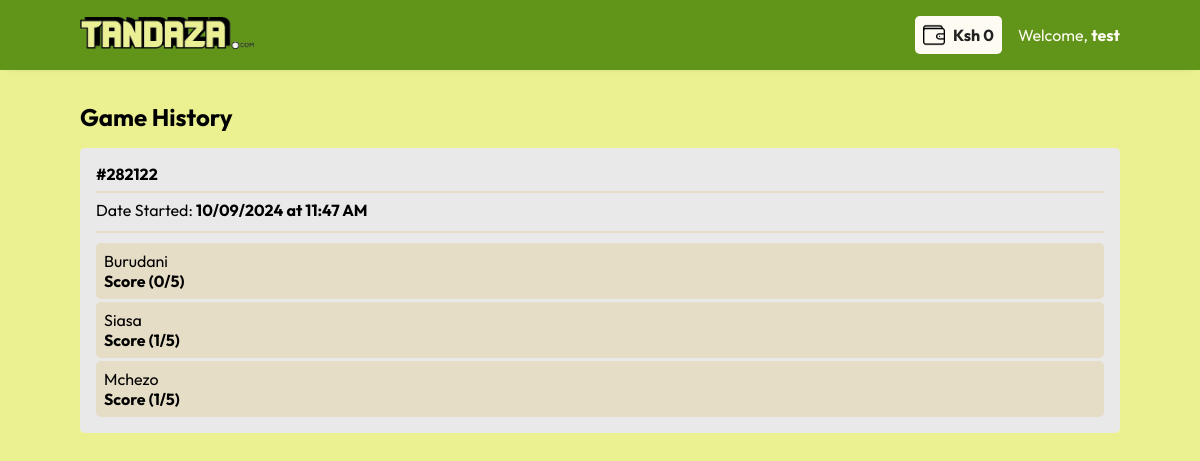
Screenshot of /history (signed in) with the database file from the repository.
### models.py (models this page shows, shortened)
class Users(db.Model, UserMixin):
  __tablename__ = "users"
  id = db.Column(db.Integer(), primary_key=True)
  username = db.Column(db.String(50), nullable=False)
  phone_number = db.Column(db.Integer(), nullable=False)
  password = db.Column(db.String(100), nullable=False)
  last_login = db.Column(db.DateTime())
  status = db.Column(db.Boolean(), default=False)
  wallet = db.Column(db.Integer, default=0)
  session = db.relationship("Session", backref="owner", lazy=True)
  payment = db.relationship("Payment", backref="user_payment", lazy=True)
  deposit = db.relationship("Deposit", backref="deposits", lazy=True)
  withdraw = db.relationship("Withdrawal", backref="withdrawals", lazy=True)
  @property
  def passwords(self):
    return self.passwords

class Session(db.Model):
  __tablename__ = "session"
  id = db.Column(db.Integer(), primary_key=True)
  unique_id = db.Column(db.Integer(), unique=True)
  date_started = db.Column(db.DateTime(), nullable=False)
  game = db.Column(db.Integer(), db.ForeignKey("games.id"))
  user = db.Column(db.Integer(), db.ForeignKey("users.id"))
  is_active = db.Column(db.Boolean(), default=True)
  rounds = db.relationship("Rounds", backref="round", lazy=True)

class Rounds(db.Model):
  __tablename__ = "rounds"
  id = db.Column(db.Integer(), primary_key=True)
  unique_id = db.Column(db.Integer(), unique=True)
  date_started = db.Column(db.DateTime())
  score = db.Column(db.Integer, default=0)
  session = db.Column(db.Integer(), db.ForeignKey("session.id"))
  game = db.Column(db.Integer(), db.ForeignKey("games.id"))
  is_active = db.Column(db.Boolean(), default=True)

class Games(db.Model):
  __tablename__ = "games"
  id = db.Column(db.Integer(), primary_key=True)
  name = db.Column(db.String(50), nullable=False)
  session = db.relationship("Session", backref="session_game_name", lazy=True)
  rounds = db.relationship("Rounds", backref="round_game", lazy=True)

### app.py (the view)
@app.route("/history")
@login_required
def history():
  sessions = Session.query.filter_by(user=current_user.id).all()
  rounds = Rounds.query.all()
  return render_template("history.html", sessions=sessions, rounds=rounds)

### app.py (called while the page is built)
@login_manager.user_loader
def load_user(user_id):
  try:
    return Users.query.filter_by(id=user_id).first()
  except Exception as e:
    flash(f"{repr(e)}", category="info")

@app.before_request
def app_modules():
  check_user_account_expiry()

def check_user_account_expiry():
  today = datetime.now()
  users = Users.query.all()
  for user in users:
    if user.last_login:
      diff = today - user.last_login
      diff_hours = diff.total_seconds() / 3600
      if int(diff_hours) > 24:
        user.status = False
        db.session.commit()

### templates/history.html (shortened to what this page needs)
{% extends "base.html" %}
{% block head %}
{{ super() }}
<link rel="stylesheet" href="{{ url_for('static', filename='css/history.css') }}">
{% endblock %}
{% block body %}
<div class="container">
  <h2>Game History</h2>
  <div class="game-box">
    {% for session in sessions|sort(attribute="date_started", reverse=true) %}
    <div class="game-info">
      <h4>#{{ session.unique_id }}</h4>
      <div class="game-details">
        <p>Date Started: <b>{{ session.date_started.strftime("%d/%m/%Y at %I:%M %p") }}</b></p>
        {% for round in rounds if round.session == session.id %}
        <div class="round-info">
          <p>{{ round.round_game.name }}</p>
          <h4>Score ({{ round.score }}/5)</h4>
        </div>
        {% endfor %}
      </div>
    </div>
    {% endfor %}
  </div>
</div>
{% endblock %}

### templates/base.html (shortened to what this page needs)
<!DOCTYPE html>
<html lang="en">
{% block head %}
<head>
  <link rel="stylesheet" href="{{ url_for('static', filename='css/base.css') }}">
</head>
{% endblock %}
<body>
  <header>
    <div class="logo">
      <a href="{{ url_for('home') }}">
        <img id="logo" src="{{ url_for('static', filename='images/logo.png') }}" alt="tandaza-logo">
      </a>
    </div>
    {% if current_user.is_authenticated %}
    <div class="account">
      <a href="{{ url_for('wallet') }}">
        <div class="wallet">
          <img src="{{ url_for('static', filename='images/wallet.png') }}" alt="">
          <h4>Ksh 0</h4>
        </div>
      </a>
      <div class="account-box">
        <p>Welcome, <b>{{ current_user.username }}</b></p>
      </div>
    </div>
    {% else %}
    <div class="links">
      <a href="{{ url_for('signup') }}">Sign Up</a>
      <a href="{{ url_for('signin') }}">Sign In</a>
    </div>
    {% endif %}
  </header>
  {% block body %} {% endblock %}
</body>
</html>

### static/css/base.css (style rules this page uses)
* { box-sizing: border-box; margin: 0; padding: 0; }
:root { --main-bgcolor: #fefbf3; --sec-bgcolor: #e9e9e9; --green: #61951a; --yellow: #ebf191; --grey: grey; --other-bgcolor: #e6ddc6; --special-bgcolor: #b980f0; --dark: #212121; --font-1: "Outfit", sans-serif; --font-2: "Outfit", sans-serif; --font-3: "Outfit", sans-serif; --font-4: "Outfit", sans-serif; --radius: 0.3rem; }
body { background-color: var(--yellow); }
header { padding: 1rem 5rem; display: flex; align-items: center; justify-content: space-between; background-color: var(--green); position: sticky; top: 0; z-index: 10; box-shadow: 0 0 10px -8px var(--dark); }
#logo { max-height: 2rem; }
.account { display: flex; align-items: center; gap: 1rem; }
.wallet { cursor: pointer; display: flex; align-items: center; gap: 0.5rem; padding: 0.5rem; background-color: var(--main-bgcolor); border-radius: var(--radius); color: var(--dark); max-width: max-content; }
.wallet img { max-height: 1.4rem; }
.account-box { position: relative; }
.account-box p { color: var(--main-bgcolor); cursor: pointer; }
h1, h2, h3, h4 { font-family: var(--font-1); }
p, span, input, label { font-family: var(--font-3); }
a { text-decoration: none; font-family: var(--font-2); color: var(--special-bgcolor); }

### static/css/history.css (style rules this page uses)
.container { padding: 2rem 5rem; }
.game-box { margin-top: 1rem; display: grid; gap: 1rem; }
.game-info { padding: 1rem; border-radius: var(--radius); background-color: var(--sec-bgcolor); }
.game-details { display: grid; gap: 0.2rem; }
.round-info { padding: 0.5rem; border-radius: var(--radius); background-color: var(--other-bgcolor); }

### rows the page displays
Users: username "test"
Rounds: round_game.name "Burudani", score "0"
Rounds: round_game.name "Siasa", score "1"
Rounds: round_game.name "Mchezo", score "1"

### other values shown
{{ session.unique_id }} "282122"
{{ session.date_started.strftime("%d/%m/%Y at %I:%M %p") }} "10/09/2024 at 11:47 AM"
